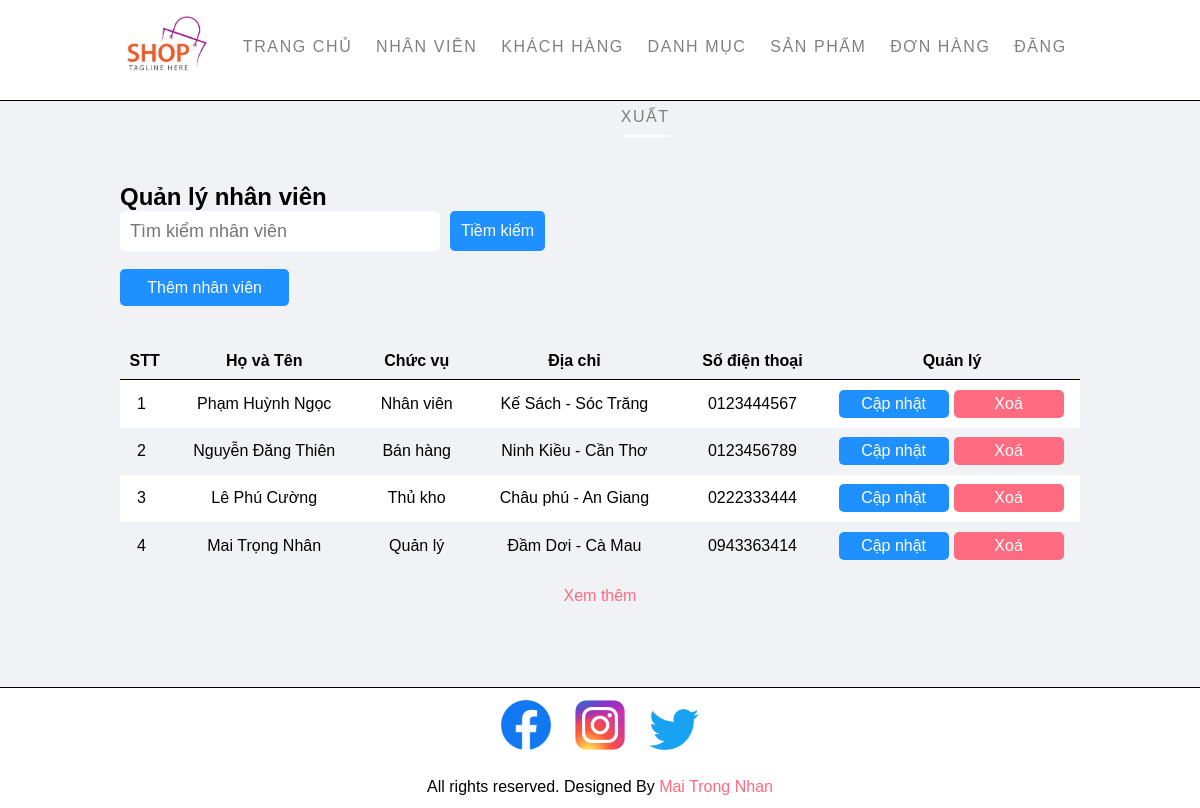
/Admin/manager-admin.php (signed in), run on an earlier commit of the app's database.
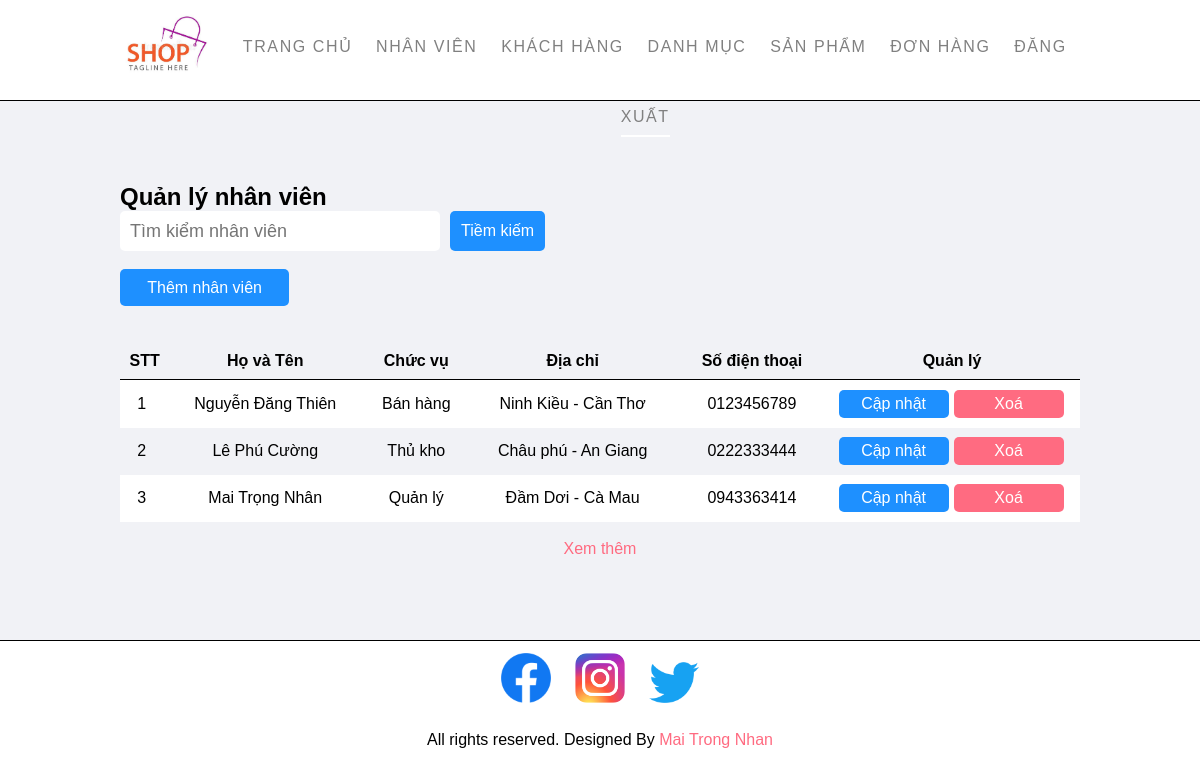
And on a later commit of the database.
### tables this page shows
CREATE TABLE `NhanVien` (
  `MSNV` int(5) NOT NULL,
  `HoTenNV` varchar(50) DEFAULT NULL,
  `UserName` varchar(50) DEFAULT NULL,
  `Password` varchar(50) DEFAULT NULL,
  `ChucVu` varchar(50) DEFAULT NULL,
  `DiaChi` varchar(50) DEFAULT NULL,
  `SoDienThoai` varchar(10) DEFAULT NULL CHECK (1 = `SoDienThoai` regexp '^[0-9]{10}$')
);

### Config/connect.php (called while the page is built, shortened)
<?php
function executeSQLResult ($conn, $sql) {
    $result = mysqli_query($conn, $sql);
    $data = array();
    while ($row = mysqli_fetch_array($result)) {
        $data[] = $row;
    }
    return $data;
}
?>

### Admin/manager-admin.php (the view, shortened to what this page needs)
<?php include('./layouts/header.php') ?>
<section class="main text-content">
    <div class="container">
        <h1>Quản lý nhân viên</h1>
        <div class="search">
            <input type="text" name='search' class="search-input" placeholder="Tìm kiểm nhân viên">
            <button class="search-btn btn-primary" id="load-search-admin"> Tiềm kiếm </button>
        </div>
        <br>
        <a href=<?php echo URL . "admin/add-admin.php"; ?> class="btn-200 btn-primary">Thêm nhân viên</a>
        <br><br>
        <table class="tbl-manager">
            <tr>
                <th>STT</th>
                <th>Họ và Tên</th>
                <th>Chức vụ</th>
                <th>Địa chỉ</th>
                <th>Số điện thoại</th>
                <th>Quản lý</th>
            </tr>
            <?php
            $conn = connectToDatabase();
            $sql = "SELECT * FROM NhanVien LIMIT 10";
            $listAdmin = executeSQLResult($conn, $sql);
            for ($i = 1; $i <= count($listAdmin); $i++) {
                if ($i % 2 == 0) {
                    $id = $listAdmin[$i-1]['MSNV'];
                    $hoVaTen = $listAdmin[$i - 1]['HoTenNV'];
                    $chucVu = $listAdmin[$i - 1]['ChucVu'];
                    $diaChi = $listAdmin[$i - 1]['DiaChi'];
                    $soDienThoai = $listAdmin[$i - 1]['SoDienThoai'];
            ?>
                    <tr class="text-center">
                        <td><?php echo $i; ?></td>
                        <td><?php echo $hoVaTen; ?></td>
                        <td><?php echo $chucVu; ?></td>
                        <td><?php echo $diaChi; ?></td>
                        <td><?php echo $soDienThoai; ?></td>
                        <td>
                            <a href=<?php echo URL."admin/update-admin.php?id=".$id; ?> class="btn-primary">Cập nhật</a>
                            <a href=<?php echo URL."admin/delete-item.php?id=".$id."&type=1"; ?> class="btn-danger">Xoá</a>
                        </td>
                    </tr>
            <?php
                } else {
                    $id = $listAdmin[$i-1]['MSNV'];
                    $hoVaTen = $listAdmin[$i - 1]['HoTenNV'];
                    $chucVu = $listAdmin[$i - 1]['ChucVu'];
                    $diaChi = $listAdmin[$i - 1]['DiaChi'];
                    $soDienThoai = $listAdmin[$i - 1]['SoDienThoai'];
            ?>
                    <tr class="white text-center">
                        <td><?php echo $i; ?></td>
                        <td><?php echo $hoVaTen; ?></td>
                        <td><?php echo $chucVu;?></td>
                        <td><?php echo $diaChi; ?></td>
                        <td><?php echo $soDienThoai; ?></td>
                        <td>
                            <a href=<?php echo URL."admin/update-admin.php?id=".$id; ?> class="btn-primary">Cập nhật</a>
                            <a href=<?php echo URL."admin/delete-item.php?id=".$id."&type=1"; ?> class="btn-danger">Xoá</a>
                        </td>
                    </tr>
            <?php
                }
            }
            ?>
        </table>
        <br>
        <p class="text-center pink load-more" id="load-admin">Xem thêm</p>
    </div>
</section>
<?php
include('./layouts/footer.php') ?>

### Admin/layouts/header.php (shortened to what this page needs)
<?php
include('../config/connect.php');
?>
<!DOCTYPE html>
<html lang="en">
<head>
    <link rel="stylesheet" href="./css/style.css?v=1.1">
</head>
<body>
    <section class="menu text-center">
        <div class="container">
            <div class="logo">
                <a href="#" title="Logo">
                    <img src="./images/for-web/logo.jpeg" alt="Restaurant Logo" class="img-responsive">
                </a>
            </div>
            <ul>
                <li><a href=<?php echo URL . "admin/index.php"; ?>>Trang Chủ</a></li>
                <li><a href=<?php echo URL . "admin/manager-admin.php"; ?>>Nhân Viên</a></li>
                <li><a href=<?php echo URL . "admin/manager-customer.php"; ?>>Khách hàng</a></li>
                <li><a href=<?php echo URL . "admin/manager-categories.php"; ?>>Danh Mục</a></li>
                <li><a href=<?php echo URL . "admin/manager-products.php"; ?>>Sản Phẩm</a></li>
                <li><a href=<?php echo URL . "admin/manager-order.php?filter=1"; ?>>Đơn Hàng</a></li>
                <li><a href=<?php echo URL . "admin/logout.php"; ?>>Đăng Xuất</a></li>
            </ul>
        </div>
    </section>

### Admin/layouts/footer.php (shortened to what this page needs)
 <section class="social">
        <div class="container text-center">
            <ul>
                <li>
                    <a href="#"><img width="50px" src="../Customer/images/for-web/Logo-facebook.png" /></a>
                </li>
                <li>
                    <a href="#"><img width="50px" src="../Customer/images/for-web/Logo-Instagram.png" /></a>
                </li>
                <li>
                    <a href="#"><img width="50px" src="../Customer/images/for-web/Logo-Tiwtter.png" /></a>
                </li>
            </ul>
        </div>
    </section>
    <section class="footer">
        <div class="container text-center">
            <p>All rights reserved. Designed By <a href="#" class="pink">Mai Trong Nhan</a></p>
        </div>
    </section>
</body>
</html>

### Admin/css/style.css (style rules this page uses)
* { margin: 0; padding: 0; font-family: Arial, Helvetica, sans-serif; }
body { margin: 0; padding: 0; width: 100%; }
.container { width: 80%; margin: 0 auto; padding: 1%; }
.text-center { text-align: center; }
.pink { color: #ff6b81; }
.white { background-color: white; }
.btn-200 { width: 150px; border: 0; }
.btn-primary { background-color: #1e90ff; padding: 1%; border: 0; border-radius: 5px; color: white; text-decoration: none; display: block; text-align: center; }
.btn-danger { background-color: #ff6b81; padding: 1%; border-radius: 5px; color: white; text-decoration: none; display: block; text-align: center; }
a { text-decoration: none; }
.logo { float: left; width: 100px; }
.logo img { width: 100px; }
.menu { height: 100px; margin: 0; border-bottom: 1px solid; }
.menu ul { list-style-type: none; }
.menu ul li { margin: 1%; display: inline; line-height: 70px; }
.menu ul li a { color: gray; font-weight: normal; font-size: 16px; letter-spacing: 0.1em; text-transform: uppercase; padding-bottom: 1%; border-bottom: 2px solid #fff; }
.main { background-color: #f1f2f6; padding-top: 70px; padding-bottom: 70px; border-bottom: 1px solid; }
.tbl-manager { width: 100%; padding: 0; margin: 0; border-spacing: 0; }
.tbl-manager tr th { border-bottom: 1px solid black; padding: 1%; margin-left: 100px; }
.tbl-manager tr td { padding: 1%; }
.tbl-manager tr td:last-child { width: 16em; }
.tbl-manager tr td:last-child a { width: 100px; float: left; padding: 5px; margin-left: 5px; }
.social ul { list-style-type: none; }
.social ul li { display: inline; padding: 1%; }
.load-more { cursor: pointer; }
.search { width: 100%; }
.search-input { width: 300px; height: 40px; border-radius: 5px; border: 0; font-size: 18px; padding: 0 10px 0 10px; float: left; }
.search-btn { font-size: 16px; margin-left: 10px; padding: 11px; float: left; }

What changed in the data, as far as the page shows it:
removed nhanvien: HoTenNV "Phạm Huỳnh Ngọc", ChucVu "Nhân viên", DiaChi "Kế Sách - Sóc Trăng", SoDienThoai "0123444567"
